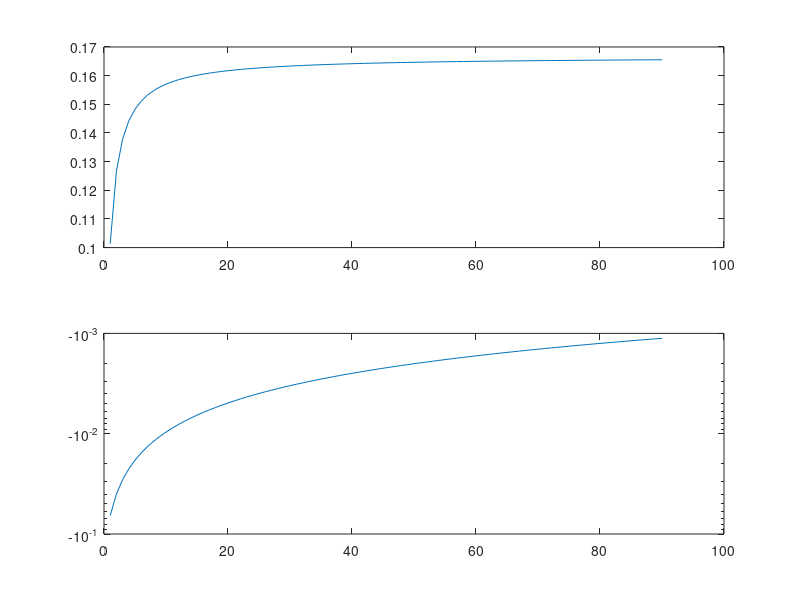

MATLAB code for this plot:
close all
clear
n = 1;
mySum = 1/(pi^2 * n^2);
Nmax = 90

for n = 2:Nmax
    term = 1/(pi^2 * n^2);
    mySum(n) = mySum(n-1) + term;
end

mySum(end)

subplot(2,1,1); plot(1:Nmax, mySum)
subplot(2,1,2); semilogy(1:Nmax, mySum - (1/6))
